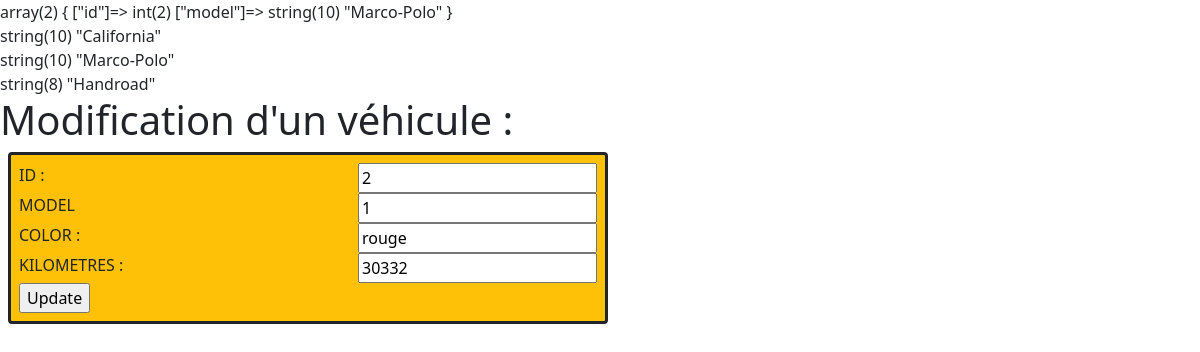
The page /methodes/vehicles/update.php?id=2 on the database its author committed.
### tables this page shows
CREATE TABLE `car_model` (
  `id` int(11) NOT NULL,
  `model` enum('California','Marco-Polo','Handroad') DEFAULT NULL,
  `pax` int(11) DEFAULT NULL,
  `tank` int(11) DEFAULT 60,
  `tires` varchar(60) DEFAULT NULL,
  `slug` varchar(50) NOT NULL,
  `image` varchar(16000) NOT NULL
);

CREATE TABLE `vehicles` (
  `v_id` int(11) NOT NULL,
  `model` int(11) NOT NULL,
  `color` enum('bleu','rouge','jaune','vert','gris','noir') DEFAULT NULL,
  `km` int(11) DEFAULT NULL
);

### methodes/vehicles/update.php (the view, shortened to what this page needs)
<?php
$pdo = connect_bd();
$id = $_GET['id'];
if (isset($_GET)) {
    $stmt = $pdo->prepare('SELECT * FROM vehicles WHERE v_id = ? ');
    $stmt->execute([$_GET['id']]);
    $vehicles = $stmt->fetch(PDO::FETCH_ASSOC);
} else {
    exit('No ID specified!');
}
$sql3=" SELECT id, model
FROM car_model
";
$stmt3 = $pdo->query($sql3);
$carValues = $stmt3->fetchAll(PDO::FETCH_ASSOC);
var_dump($carValues[1])
?>
<html>
<link href="https://cdn.jsdelivr.net/npm/bootstrap@5.1.3/dist/css/bootstrap.min.css" rel="stylesheet">
<div>
<div>
<?php foreach ($carValues as $value) {
?> <div> <?php var_dump($value['model']) ?> </div>
<?php } ?>
</div>
    <h1>Modification d'un véhicule : </h1>
    <form action="update.php?id=<?= $id ?>" method="post"
    class="border border-3 border-dark rounded-2 w-50 m-2 bg-warning p-2">
    <div class="d-flex justify-content-between">
        <span>
        <label for="v_id">ID : </label></span>
        <span>
        <input type="text" name="v_id" placeholder="<?= $id ?>" value="<?= $vehicles['v_id'] ?>" id="v_id">
</span>
    </div>
<div class="d-flex justify-content-between">
<span>
        <label for="model">MODEL</label></span>
        <span>
        <input type="text" name="model" placeholder="<?= $vehicles['model'] ?>" value="<?= $vehicles['model'] ?>"
            id="model">
            </span>
</div>
<div class="d-flex justify-content-between">
<span>
        <label for="v_id">COLOR : </label></span>
        <span>
        <input type="text" name="color" placeholder="<?= $vehicles['color'] ?>" value="<?= $vehicles['color'] ?>"
            id="color">
            </span>
</div>
<div class="d-flex justify-content-between">
<span>
        <label for="id">KILOMETRES : </label></span>
        <span>
        <input type="text" name="km" placeholder="<?= $vehicles['km'] ?>" value="<?= $vehicles['km'] ?>" id="km">
        </span>
    </div>
        <input type="submit" value="Update">
    </form>
</div>
</html>

### rows shown on the page
car_model: value "string(10) \"California\""
car_model: value "string(10) \"Marco-Polo\""
car_model: value "string(8) \"Handroad\""
vehicles: v_id "2", model "1", color "rouge", km "30332"
